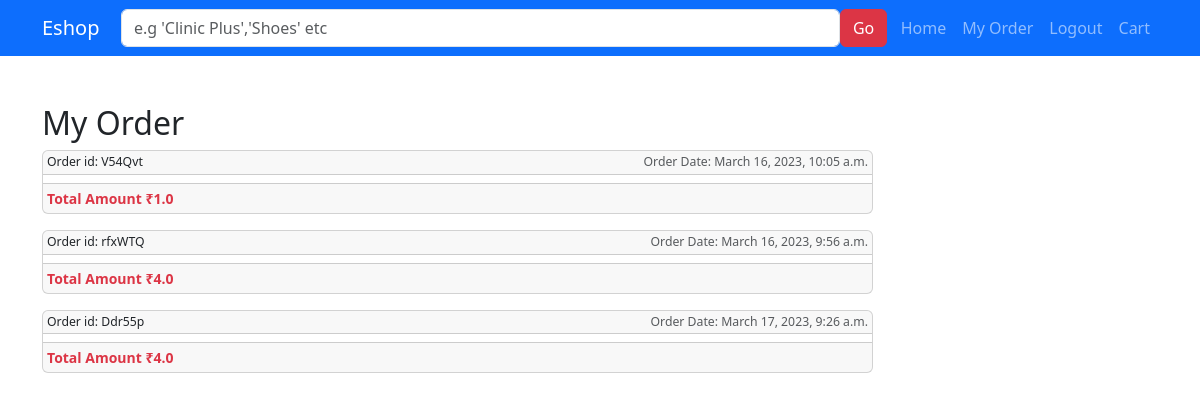
/my-order/ (signed in), run on the app's committed database.
### shop/models.py (models this page shows, shortened)
class Order(models.Model):
    user = models.ForeignKey(settings.AUTH_USER_MODEL,on_delete=models.CASCADE)
    ordered = models.BooleanField(default=False)
    items = models.ManyToManyField(OrderItem)
    ordered_date = models.DateTimeField(blank=True,null=True)
    created_at = models.DateTimeField(auto_now_add=True)
    coupon = models.ForeignKey('Coupon',on_delete=models.CASCADE,null=True, blank=True)
    address = models.ForeignKey("Address",on_delete=models.CASCADE, null=True, blank=True)
    order_id = models.CharField(max_length=200,blank=True, null=True)
    payment_id = models.OneToOneField("Payment",on_delete=models.CASCADE, blank=True, null=True)

class Payment(models.Model):
    TXNID = models.CharField(max_length=200)
    BANKTXNID = models.BigIntegerField()
    ORDERID = models.CharField(max_length=20, unique=True)
    TXNAMOUNT = models.FloatField()
    STATUS = models.CharField(max_length=50)
    TXNTYPE = models.CharField(max_length=20)
    PAYMENTMODE = models.CharField(max_length=200)
    REFUNDAMT = models.FloatField()
    TXNDATE = models.DateTimeField()

### shop/views.py (the view)
# urls.py: path("my-order/",myOrder,name="myOrder"),
@login_required()
def myOrder(r):
    data = {}
    data['orders'] = Order.objects.filter(user=r.user,ordered=True)
    return render(r, "myorder.html",data)

### templates/myorder.html (shortened to what this page needs)
{% extends 'base.html' %}
{% block content %}
<div class="container mt-5">
    <div class="row">
        <h2 class="h2">My Order</h2>
    </div>
    {% if orders %}
    <div class="row">
        <div class="col-9">
            {% for order in orders %}
            <div class="card mb-3">
                <div class="card-header p-1" style="">
                    <div class="d-flex justify-content-between align-items-center small">
                        <div class="float-start">
                            <h2 class="small m-0">Order id: {{ order.order_id }}</h2>
                        </div>
                        <div class="float-end">
                            <h6 class="small m-0 text-muted">Order Date: {{ order.payment_id.TXNDATE }}</h6>
                        </div>
                    </div>
                </div>
                <div class="card-body p-1">
                </div>
                <div class="card-footer p-1">
                    <div class="d-flex">
                        <span class="text-danger fw-bold small">Total Amount ₹{{ order.payment_id.TXNAMOUNT }}</span>
                    </div>
                </div>
            </div>
            {% endfor %}
        </div>
    </div>
    {% endif %}
</div>
{% endblock content %}

### data on the page
Order: order_id "V54Qvt", payment_id.TXNDATE "March 16, 2023, 10:05 a.m.", payment_id.TXNAMOUNT "1.0"
Order: order_id "rfxWTQ", payment_id.TXNDATE "March 16, 2023, 9:56 a.m.", payment_id.TXNAMOUNT "4.0"
Order: order_id "Ddr55p", payment_id.TXNDATE "March 17, 2023, 9:26 a.m.", payment_id.TXNAMOUNT "4.0"
